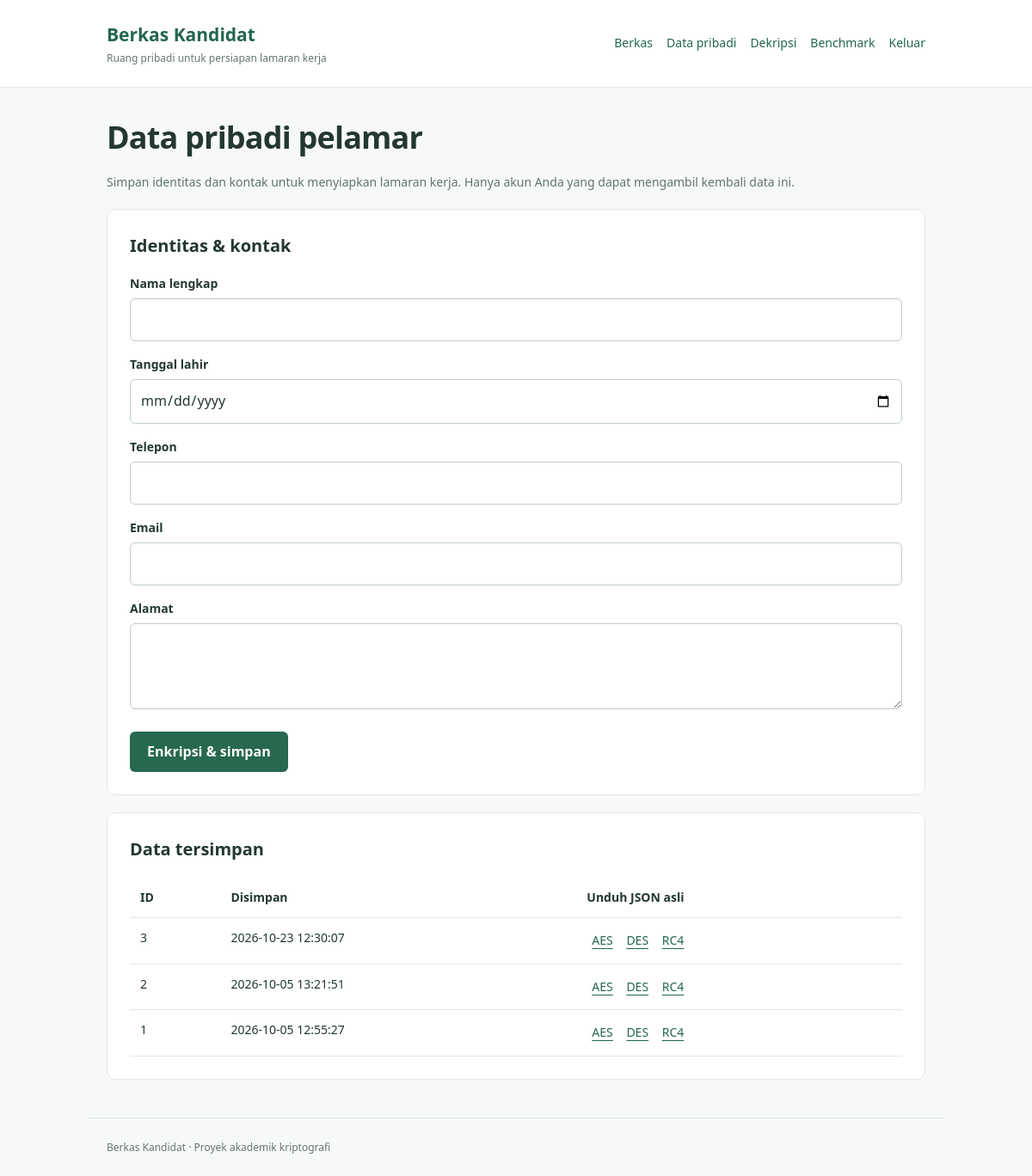
/personal (signed in), run on the app's committed database.
### tables this page shows
CREATE TABLE personal_data (
    id INTEGER PRIMARY KEY AUTOINCREMENT,
    user_id INTEGER NOT NULL,
    aes_data BLOB NOT NULL,
    des_data BLOB NOT NULL,
    rc4_data BLOB NOT NULL,
    aes_iv BLOB NOT NULL,
    des_iv BLOB NOT NULL,
    created_at TIMESTAMP DEFAULT CURRENT_TIMESTAMP,
    FOREIGN KEY(user_id) REFERENCES users(id)
);

### app/routes.py (the view)
@bp.route("/personal", methods=["GET"])
def personal_page():
    if not logged_in():
        return redirect(url_for("main.login"))
    db = get_db()
    try:
        personal = db.execute("SELECT * FROM personal_data WHERE user_id = ? ORDER BY created_at DESC, id DESC", (current_user_id(),)).fetchall()
    finally:
        db.close()
    return render_template("personal.html", personal=personal)

### app/db.py (called while the page is built)
def get_db():
    db = sqlite3.connect(current_app.config["DATABASE"])
    db.row_factory = sqlite3.Row
    return db

### app/routes.py (called while the page is built)
def logged_in():
    return "user_id" in session

def current_user_id():
    return session.get("user_id")

def is_developer():
    allowed = current_app.config.get("DEVELOPER_USERNAMES", ())
    return logged_in() and session.get("username") in allowed

@bp.app_context_processor
def developer_navigation():
    return {"developer_enabled": is_developer()}

### app/templates/personal.html
{% extends "base.html" %}
{% block content %}<h1>Data pribadi pelamar</h1><p class="note">Simpan identitas dan kontak untuk menyiapkan lamaran kerja. Hanya akun Anda yang dapat mengambil kembali data ini.</p><section class="card">
<h2>Identitas & kontak</h2>
<form method="post" action="{{ url_for('main.save_personal') }}">
    <label for="full_name">Nama lengkap</label>
<input id="full_name" name="full_name" required>
    <label for="birth_date">Tanggal lahir</label>
<input id="birth_date" name="birth_date" type="date">
    <label for="phone">Telepon</label>
<input id="phone" name="phone">
    <label for="email">Email</label>
<input id="email" name="email" type="email">
    <label for="address">Alamat</label>
<textarea id="address" name="address"></textarea>
    <button>Enkripsi & simpan</button>
</form>
</section>
<section class="card">
<h2>Data tersimpan</h2>
{% if personal %}
<div class="table-scroll"><table>
<tr><th>ID</th><th>Disimpan</th><th>Unduh JSON asli</th></tr>
{% for item in personal %}
<tr>
<td>{{ item.id }}</td>
<td>{{ item.created_at }}</td>
<td>
<a href="{{ url_for('main.download_personal', item_id=item.id, algorithm='aes') }}">AES</a>
<a href="{{ url_for('main.download_personal', item_id=item.id, algorithm='des') }}">DES</a>
<a href="{{ url_for('main.download_personal', item_id=item.id, algorithm='rc4') }}">RC4</a>
</td>
</tr>
{% endfor %}
</table></div>
{% else %}
<p>Belum ada data pribadi.</p>
{% endif %}
</section>
{% endblock %}

### app/static/style.css (style rules this page uses)
* { box-sizing:border-box }
body { margin:0;font:16px/1.6 "Segoe UI",system-ui,sans-serif;background:#f7f9f8;color:#23382e }
a { color:#23664d;text-underline-offset:4px }
h1 { font-size:clamp(27px,5vw,36px);line-height:1.2;letter-spacing:-.8px;margin:0 0 20px }
h2 { font-size:20px;margin-top:0 }
h2,h3 { overflow-wrap:anywhere }
.card,.panel,article { background:#fff;padding:26px;border:1px solid #dfe7e2;border-radius:10px;margin:20px 0 }
.note { color:#61756a;font-size:14px }
label { display:block;font-size:14px;font-weight:600;margin:16px 0 6px }
input,textarea { font:inherit;width:100%;padding:11px;border:1px solid #bfcfc5;border-radius:6px;background:white;color:inherit }
textarea { min-height:100px }
button { font:inherit;font-weight:600;border:0;border-radius:6px;background:#27684f;color:white;padding:11px 20px;margin-top:18px;cursor:pointer }
table { width:100%;border-collapse:collapse;font-size:14px }
th,td { text-align:left;padding:12px;border-bottom:1px solid #e0e8e3 }
td a { display:inline-block;margin:3px 6px }
.table-scroll { overflow-x:auto }
td,th { vertical-align:top }

### data on the page
personal_data: id "3", created_at "2026-10-23 12:30:07"
personal_data: id "2", created_at "2026-10-05 13:21:51"
personal_data: id "1", created_at "2026-10-05 12:55:27"
